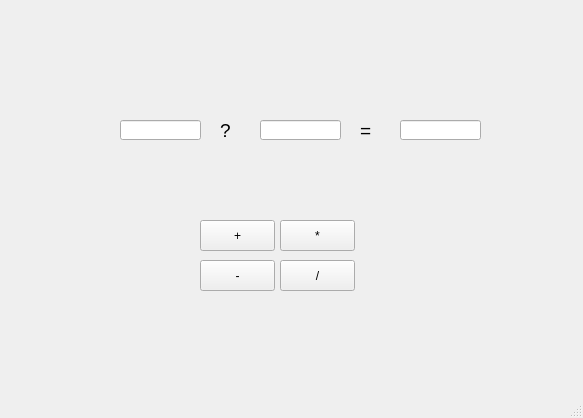
<?xml version="1.0" encoding="UTF-8"?>
<ui version="4.0">
 <class>MainWindow</class>
 <widget class="QMainWindow" name="MainWindow">
  <property name="geometry">
   <rect>
    <x>0</x>
    <y>0</y>
    <width>583</width>
    <height>418</height>
   </rect>
  </property>
  <property name="windowTitle">
   <string>MainWindow</string>
  </property>
  <widget class="QWidget" name="centralwidget">
   <widget class="QPushButton" name="plusButton">
    <property name="geometry">
     <rect>
      <x>200</x>
      <y>220</y>
      <width>75</width>
      <height>31</height>
     </rect>
    </property>
    <property name="text">
     <string>+</string>
    </property>
   </widget>
   <widget class="QPushButton" name="multiplyButton">
    <property name="geometry">
     <rect>
      <x>280</x>
      <y>220</y>
      <width>75</width>
      <height>31</height>
     </rect>
    </property>
    <property name="text">
     <string>*</string>
    </property>
   </widget>
   <widget class="QPushButton" name="minusButton">
    <property name="geometry">
     <rect>
      <x>200</x>
      <y>260</y>
      <width>75</width>
      <height>31</height>
     </rect>
    </property>
    <property name="text">
     <string>-</string>
    </property>
   </widget>
   <widget class="QPushButton" name="divideButton">
    <property name="geometry">
     <rect>
      <x>280</x>
      <y>260</y>
      <width>75</width>
      <height>31</height>
     </rect>
    </property>
    <property name="text">
     <string>/</string>
    </property>
   </widget>
   <widget class="QLineEdit" name="aNumber">
    <property name="geometry">
     <rect>
      <x>120</x>
      <y>120</y>
      <width>81</width>
      <height>20</height>
     </rect>
    </property>
    <property name="font">
     <font>
      <pointsize>12</pointsize>
     </font>
    </property>
    <property name="text">
     <string/>
    </property>
    <property name="alignment">
     <set>Qt::AlignCenter</set>
    </property>
   </widget>
   <widget class="QLineEdit" name="bNumber">
    <property name="geometry">
     <rect>
      <x>260</x>
      <y>120</y>
      <width>81</width>
      <height>20</height>
     </rect>
    </property>
    <property name="font">
     <font>
      <pointsize>12</pointsize>
     </font>
    </property>
    <property name="text">
     <string/>
    </property>
    <property name="frame">
     <bool>true</bool>
    </property>
    <property name="echoMode">
     <enum>QLineEdit::Normal</enum>
    </property>
    <property name="alignment">
     <set>Qt::AlignCenter</set>
    </property>
   </widget>
   <widget class="QLabel" name="label">
    <property name="geometry">
     <rect>
      <x>220</x>
      <y>120</y>
      <width>31</width>
      <height>21</height>
     </rect>
    </property>
    <property name="font">
     <font>
      <pointsize>14</pointsize>
     </font>
    </property>
    <property name="text">
     <string>?</string>
    </property>
   </widget>
   <widget class="QLabel" name="label_2">
    <property name="geometry">
     <rect>
      <x>360</x>
      <y>120</y>
      <width>31</width>
      <height>21</height>
     </rect>
    </property>
    <property name="font">
     <font>
      <pointsize>14</pointsize>
     </font>
    </property>
    <property name="text">
     <string>=</string>
    </property>
   </widget>
   <widget class="QLineEdit" name="resultNumber">
    <property name="geometry">
     <rect>
      <x>400</x>
      <y>120</y>
      <width>81</width>
      <height>20</height>
     </rect>
    </property>
    <property name="font">
     <font>
      <pointsize>12</pointsize>
     </font>
    </property>
    <property name="text">
     <string/>
    </property>
   </widget>
  </widget>
  <widget class="QMenuBar" name="menubar">
   <property name="geometry">
    <rect>
     <x>0</x>
     <y>0</y>
     <width>583</width>
     <height>21</height>
    </rect>
   </property>
  </widget>
  <widget class="QStatusBar" name="statusbar"/>
 </widget>
 <resources/>
 <connections/>
</ui>
